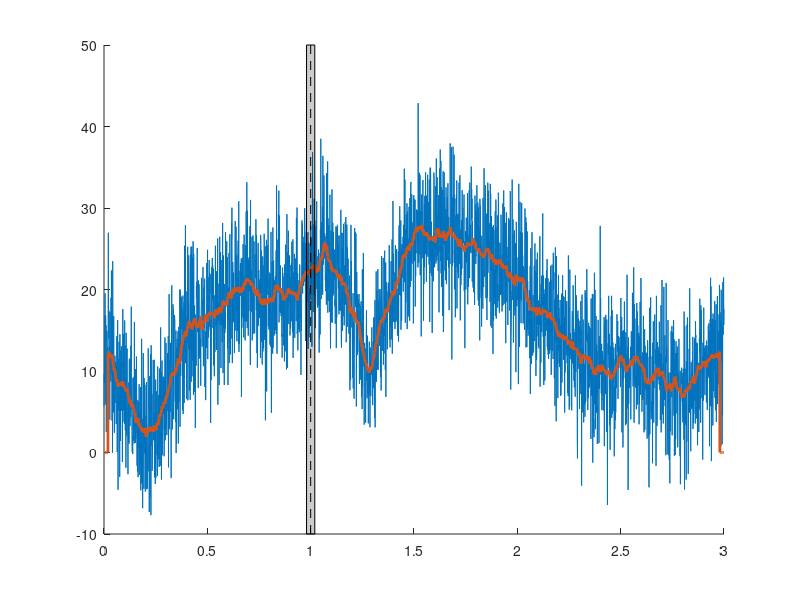

MATLAB code for this plot:
% Running-mean time series filter
% y_t = (2k + 1)**-1 * sum(x_i)_{i=t-k}^{t+k}

%%

% create signal
srate = 1000; % Hz
time = 0:1 / srate:3;
n = length(time);
p = 15; % poles for random interpolation

% noise level, measured in std
noiseamp = 5;

% amplitude modulator and noise level
amp = interp1(rand(p, 1) * 30, linspace(1, p, n));
noise = noiseamp * randn(size(time));
signal = amp + noise;

%%

plot(time, signal, 'r')
hold on 
plot(time, amp, 'b')

%%
% initialize filtered signal vector
% setting filtsig=signal will remove the edge points problem and set it to
% the starting/ending points instead
filtsig = zeros(size(signal));

% implement running mean filter
% making k bigger will give smoother lines
k = 20;

for i=k+1:n-k-1
    % each point is the average of k surrounding points
    k
    filtsig(i) = mean(signal(i - k: i + k));
end

% compute window size in ms
windowsize = 1000 * (k * 2 + 1) / srate;

% plot the noisy and filtered signals
figure(1), clf, hold on
plot(time, signal, time, filtsig, 'linew', 2)

% draw patch to indicate the window size
tidx = dsearchn(time', 1);
ylim = get(gca, 'ylim');
patch(time([tidx - k tidx - k tidx + k tidx + k]), ylim([1 2 2 1]), 'k', 'facealpha', .2)
plot(time([tidx tidx]), ylim, 'k--')


